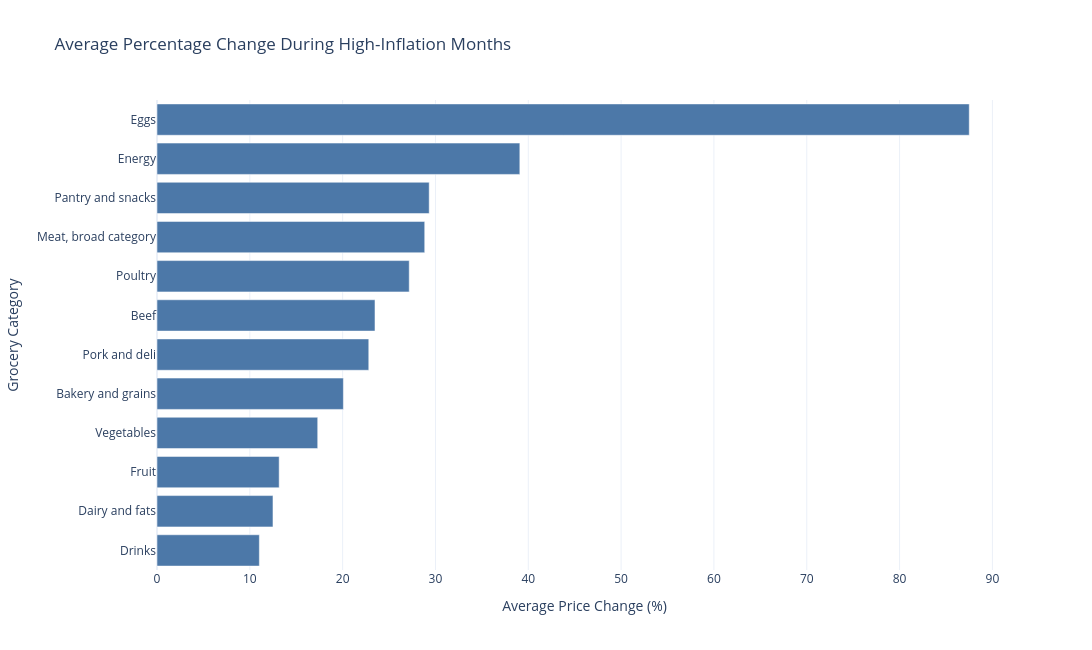
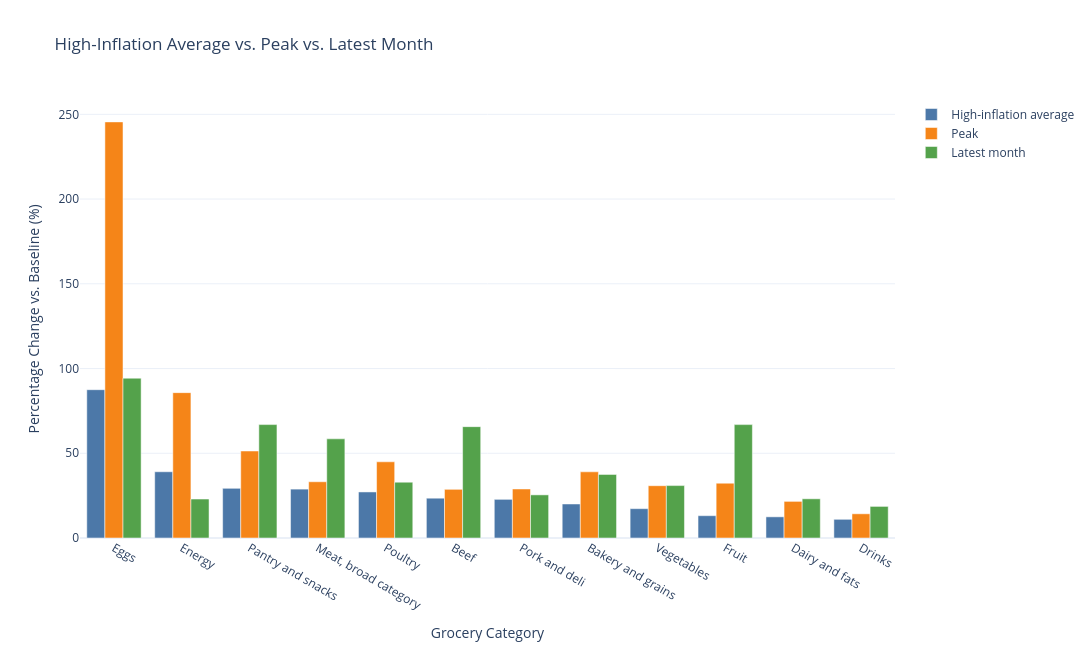
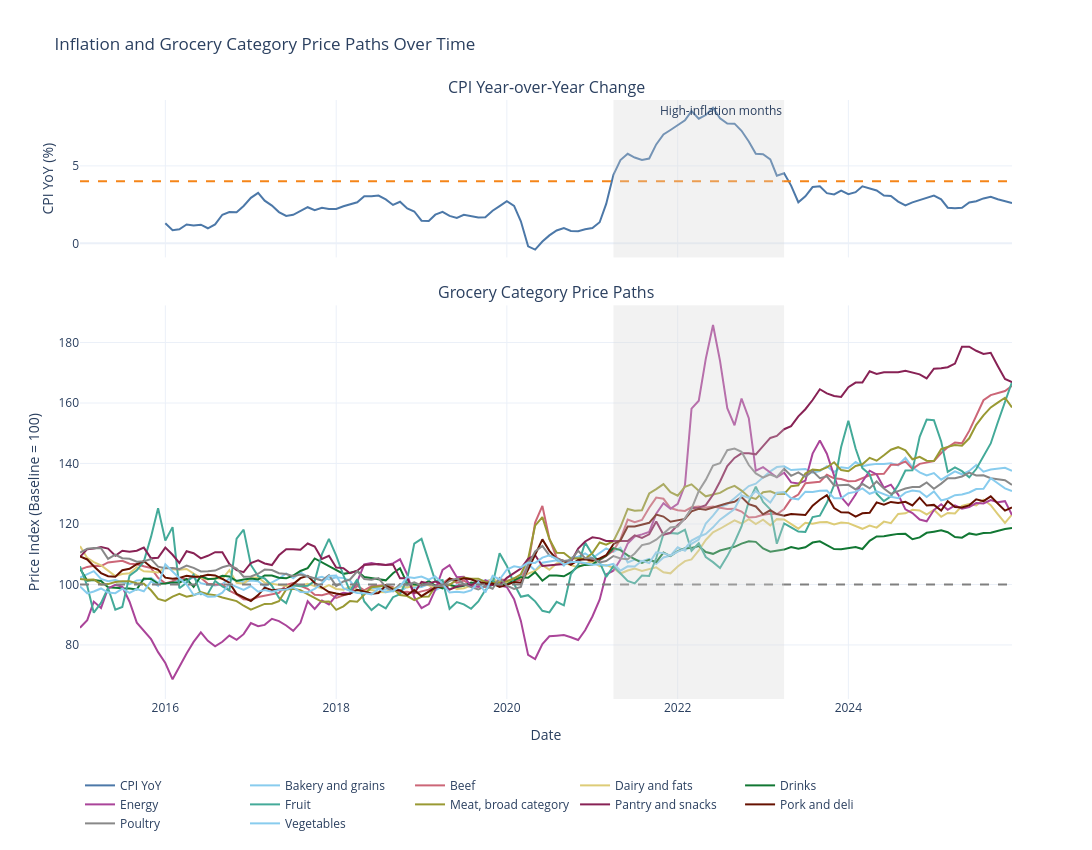

The code cell stored with these charts, in order, in its notebook:
### Markdown cell above
### Question 2: Which grocery categories were most affected during periods of high inflation?

### Code cell
item_to_cat = (df_groceries[["item", "category"]]
               .drop_duplicates()
               .set_index("item")["category"]
               .reindex(df_groceries__items.columns))

basket = df_groceries__items.T.groupby(item_to_cat).sum().T
n_items = item_to_cat.value_counts()

# 2. High-inflation months (same CPI flag as before) -- 
# 4% given the inflation rates have been generally steady at 2-3% historically / allows us to see impact of COVID

THRESHOLD = 4.0
cpi_yoy = df_index["Consumer_Price_Index"].pct_change(12) * 100
high_months = cpi_yoy[cpi_yoy >= THRESHOLD].index

print(cpi_yoy)

# 3. Baseline period
# justification for 2019: it is the most recent year before COVID-19 that we believe is most appropriate for baseline
# also shows the impact of COVID-19

BASE_START, BASE_END = "2019-01-01", "2019-12-01"
baseline = basket.loc[BASE_START:BASE_END].mean()

# 4. Compare against baseline: high-inflation average, peak, and latest month
high_avg = basket.loc[high_months].mean()
peak     = basket.loc[high_months].max()
latest   = basket.iloc[-1]

results = pd.DataFrame({
    "n_items": n_items,
    "baseline": baseline,
    "usd_change_high": high_avg - baseline,
    "pct_change_high": (high_avg / baseline - 1) * 100,
    "usd_change_peak": peak - baseline,
    "pct_change_peak": (peak / baseline - 1) * 100,
    "usd_change_latest": latest - baseline,
    "pct_change_latest": (latest / baseline - 1) * 100,
})

# Dollar change per item, since categories have different numbers of items
results["usd_change_high_per_item"] = results["usd_change_high"] / results["n_items"]

print(results.sort_values("pct_change_high", ascending=False).round(2))
print(results.sort_values("pct_change_peak", ascending = False))
print(peak)


# ______________________________________________________________________________

# Visualization
import matplotlib.pyplot as plt

# Chart 1: Which categories rose the most during high inflation?
order = results.sort_values(
    "pct_change_high",
    ascending=True
)

fig = go.Figure()

fig.add_trace(
    go.Bar(
        x=order["pct_change_high"],
        y=order.index,
        orientation="h",
        marker_color="#4C78A8",
        hovertemplate=(
            "Category: %{y}<br>"
            "Change: %{x:.2f}%"
            "<extra></extra>"
        )
    )
)

fig.update_layout(
    title="Average Percentage Change During High-Inflation Months",
    xaxis_title="Average Price Change (%)",
    yaxis_title="Grocery Category",
    template="plotly_white",
    width=1200,
    height=650,
    hovermode="closest"
)

fig.show()

# Chart 2: High-inflation average vs. peak vs. latest month
# high-inflation average -- take the months of high inflation CPI and average the costs
cmp = (
    results
    .sort_values("pct_change_high", ascending=False)
    [["pct_change_high", "pct_change_peak", "pct_change_latest"]]
)

cmp.columns = [
    "High-inflation average",
    "Peak",
    "Latest month"
]

fig = go.Figure()

comparison_colors = [
    "#4C78A8",
    "#F58518",
    "#54A24B"
]

for column, color in zip(cmp.columns, comparison_colors):
    fig.add_trace(
        go.Bar(
            x=cmp.index,
            y=cmp[column],
            name=column,
            marker_color=color,
            hovertemplate=(
                f"Category: %{{x}}<br>"
                f"{column}: %{{y:.2f}}%"
                "<extra></extra>"
            )
        )
    )

fig.update_layout(
    title="High-Inflation Average vs. Peak vs. Latest Month",
    xaxis_title="Grocery Category",
    yaxis_title="Percentage Change vs. Baseline (%)",
    template="plotly_white",
    width=1200,
    height=650,
    barmode="group",
    hovermode="closest"
)

fig.show()

# Chart 3: Price paths over time (baseline = 100) with CPI inflation above
basket_idx = (
    basket / basket.loc[BASE_START:BASE_END].mean()
) * 100

outliers = ["Eggs"]

fig = make_subplots(
    rows=2,
    cols=1,
    shared_xaxes=True,
    vertical_spacing=0.08,
    row_heights=[1, 2.5],
    subplot_titles=[
        "CPI Year-over-Year Change",
        "Grocery Category Price Paths"
    ]
)

fig.add_trace(
    go.Scatter(
        x=cpi_yoy.index,
        y=cpi_yoy,
        mode="lines",
        name="CPI YoY",
        line=dict(color="#4C78A8", width=2),
        hovertemplate=(
            "Date: %{x|%b %Y}<br>"
            "CPI YoY: %{y:.2f}%"
            "<extra></extra>"
        )
    ),
    row=1,
    col=1
)

fig.add_hline(
    y=THRESHOLD,
    line_color="#F58518",
    line_dash="dash",
    row=1,
    col=1
)

for column in basket_idx.columns:
    if column not in outliers:
        fig.add_trace(
            go.Scatter(
                x=basket_idx.index,
                y=basket_idx[column],
                mode="lines",
                name=column,
                line=dict(
                    color=category_colors.get(column, "#4C78A8")
                ),
                hovertemplate=(
                    f"Category: {column}<br>"
                    "Date: %{x|%b %Y}<br>"
                    "Index: %{y:.2f}"
                    "<extra></extra>"
                )
            ),
            row=2,
            col=1
        )

fig.add_hline(
    y=100,
    line_color="gray",
    line_dash="dash",
    row=2,
    col=1
)

fig.add_vrect(
    x0=high_months.min(),
    x1=high_months.max(),
    fillcolor="lightgray",
    opacity=0.30,
    line_width=0,
    annotation_text="High-inflation months",
    row=1,
    col=1
)

fig.add_vrect(
    x0=high_months.min(),
    x1=high_months.max(),
    fillcolor="lightgray",
    opacity=0.30,
    line_width=0,
    row=2,
    col=1
)

fig.update_layout(
    title="Inflation and Grocery Category Price Paths Over Time",
    width=1200,
    height=850,
    template="plotly_white",
    hovermode="closest",
    legend=dict(
        orientation="h",
        y=-0.12,
        x=0
    ),
    margin=dict(b=130)
)

fig.update_yaxes(
    title_text="CPI YoY (%)",
    row=1,
    col=1
)

fig.update_yaxes(
    title_text="Price Index (Baseline = 100)",
    row=2,
    col=1
)

fig.update_xaxes(
    title_text="Date",
    row=2,
    col=1
)

fig.show()

### Figure 1 — Plotly figure (JSON) as saved in the notebook; plotly's stock layout.template omitted (floating-point values rounded to 4 significant figures)
{"data": [{"hovertemplate": "Category: %{y}<br>Change: %{x:.2f}%<extra></extra>", "marker": {"color": "#4C78A8"}, "orientation": "h", "type": "bar", "x": [11.03, 12.49, 13.16, 17.31, 20.08, 22.81, 23.49, 27.17, 28.84, 29.32, 39.09, 87.51], "y": ["Drinks", "Dairy and fats", "Fruit", "Vegetables", "Bakery and grains", "Pork and deli", "Beef", "Poultry", "Meat, broad category", "Pantry and snacks", "Energy", "Eggs"]}], "layout": {"height": 650, "hovermode": "closest", "title": {"text": "Average Percentage Change During High-Inflation Months"}, "width": 1200, "xaxis": {"title": {"text": "Average Price Change (%)"}}, "yaxis": {"title": {"text": "Grocery Category"}}}}

### Figure 2 — Plotly figure (JSON) as saved in the notebook; plotly's stock layout.template omitted (floating-point values rounded to 4 significant figures)
{"data": [{"hovertemplate": "Category: %{x}<br>High-inflation average: %{y:.2f}%<extra></extra>", "marker": {"color": "#4C78A8"}, "name": "High-inflation average", "type": "bar", "x": ["Eggs", "Energy", "Pantry and snacks", "Meat, broad category", "Poultry", "Beef", "Pork and deli", "Bakery and grains", "Vegetables", "Fruit", "Dairy and fats", "Drinks"], "y": [87.51, 39.09, 29.32, 28.84, 27.17, 23.49, 22.81, 20.08, 17.31, 13.16, 12.49, 11.03]}, {"hovertemplate": "Category: %{x}<br>Peak: %{y:.2f}%<extra></extra>", "marker": {"color": "#F58518"}, "name": "Peak", "type": "bar", "x": ["Eggs", "Energy", "Pantry and snacks", "Meat, broad category", "Poultry", "Beef", "Pork and deli", "Bakery and grains", "Vegetables", "Fruit", "Dairy and fats", "Drinks"], "y": [245.5, 85.77, 51.33, 33.19, 44.96, 28.73, 28.93, 39.05, 30.86, 32.35, 21.62, 14.28]}, {"hovertemplate": "Category: %{x}<br>Latest month: %{y:.2f}%<extra></extra>", "marker": {"color": "#54A24B"}, "name": "Latest month", "type": "bar", "x": ["Eggs", "Energy", "Pantry and snacks", "Meat, broad category", "Poultry", "Beef", "Pork and deli", "Bakery and grains", "Vegetables", "Fruit", "Dairy and fats", "Drinks"], "y": [94.29, 23.0, 66.93, 58.51, 32.94, 65.7, 25.45, 37.53, 30.92, 66.91, 23.13, 18.65]}], "layout": {"barmode": "group", "height": 650, "hovermode": "closest", "title": {"text": "High-Inflation Average vs. Peak vs. Latest Month"}, "width": 1200, "xaxis": {"title": {"text": "Grocery Category"}}, "yaxis": {"title": {"text": "Percentage Change vs. Baseline (%)"}}}}

### Figure 3 — Plotly figure (JSON) as saved in the notebook; plotly's stock layout.template omitted (floating-point values rounded to 4 significant figures; data arrays with more than 128 entries replaced by an {"elided": "..."} marker saying what was removed)
{"data": [{"hovertemplate": "Date: %{x|%b %Y}<br>CPI YoY: %{y:.2f}%<extra></extra>", "line": {"color": "#4C78A8", "width": 2}, "mode": "lines", "name": "CPI YoY", "type": "scatter", "x": {"elided": "132 str values"}, "xaxis": "x", "y": {"elided": "132 float values"}, "yaxis": "y"}, {"hovertemplate": "Category: Bakery and grains<br>Date: %{x|%b %Y}<br>Index: %{y:.2f}<extra></extra>", "line": {"color": "rgb(136, 204, 238)"}, "mode": "lines", "name": "Bakery and grains", "type": "scatter", "x": {"elided": "132 str values"}, "xaxis": "x2", "y": {"elided": "132 float values"}, "yaxis": "y2"}, {"hovertemplate": "Category: Beef<br>Date: %{x|%b %Y}<br>Index: %{y:.2f}<extra></extra>", "line": {"color": "rgb(204, 102, 119)"}, "mode": "lines", "name": "Beef", "type": "scatter", "x": {"elided": "132 str values"}, "xaxis": "x2", "y": {"elided": "132 float values"}, "yaxis": "y2"}, {"hovertemplate": "Category: Dairy and fats<br>Date: %{x|%b %Y}<br>Index: %{y:.2f}<extra></extra>", "line": {"color": "rgb(221, 204, 119)"}, "mode": "lines", "name": "Dairy and fats", "type": "scatter", "x": {"elided": "132 str values"}, "xaxis": "x2", "y": {"elided": "132 float values"}, "yaxis": "y2"}, {"hovertemplate": "Category: Drinks<br>Date: %{x|%b %Y}<br>Index: %{y:.2f}<extra></extra>", "line": {"color": "rgb(17, 119, 51)"}, "mode": "lines", "name": "Drinks", "type": "scatter", "x": {"elided": "132 str values"}, "xaxis": "x2", "y": {"elided": "132 float values"}, "yaxis": "y2"}, {"hovertemplate": "Category: Energy<br>Date: %{x|%b %Y}<br>Index: %{y:.2f}<extra></extra>", "line": {"color": "rgb(170, 68, 153)"}, "mode": "lines", "name": "Energy", "type": "scatter", "x": {"elided": "132 str values"}, "xaxis": "x2", "y": {"elided": "132 float values"}, "yaxis": "y2"}, {"hovertemplate": "Category: Fruit<br>Date: %{x|%b %Y}<br>Index: %{y:.2f}<extra></extra>", "line": {"color": "rgb(68, 170, 153)"}, "mode": "lines", "name": "Fruit", "type": "scatter", "x": {"elided": "132 str values"}, "xaxis": "x2", "y": {"elided": "132 float values"}, "yaxis": "y2"}, {"hovertemplate": "Category: Meat, broad category<br>Date: %{x|%b %Y}<br>Index: %{y:.2f}<extra></extra>", "line": {"color": "rgb(153, 153, 51)"}, "mode": "lines", "name": "Meat, broad category", "type": "scatter", "x": {"elided": "132 str values"}, "xaxis": "x2", "y": {"elided": "132 float values"}, "yaxis": "y2"}, {"hovertemplate": "Category: Pantry and snacks<br>Date: %{x|%b %Y}<br>Index: %{y:.2f}<extra></extra>", "line": {"color": "rgb(136, 34, 85)"}, "mode": "lines", "name": "Pantry and snacks", "type": "scatter", "x": {"elided": "132 str values"}, "xaxis": "x2", "y": {"elided": "132 float values"}, "yaxis": "y2"}, {"hovertemplate": "Category: Pork and deli<br>Date: %{x|%b %Y}<br>Index: %{y:.2f}<extra></extra>", "line": {"color": "rgb(102, 17, 0)"}, "mode": "lines", "name": "Pork and deli", "type": "scatter", "x": {"elided": "132 str values"}, "xaxis": "x2", "y": {"elided": "132 float values"}, "yaxis": "y2"}, {"hovertemplate": "Category: Poultry<br>Date: %{x|%b %Y}<br>Index: %{y:.2f}<extra></extra>", "line": {"color": "rgb(136, 136, 136)"}, "mode": "lines", "name": "Poultry", "type": "scatter", "x": {"elided": "132 str values"}, "xaxis": "x2", "y": {"elided": "132 float values"}, "yaxis": "y2"}, {"hovertemplate": "Category: Vegetables<br>Date: %{x|%b %Y}<br>Index: %{y:.2f}<extra></extra>", "line": {"color": "rgb(136, 204, 238)"}, "mode": "lines", "name": "Vegetables", "type": "scatter", "x": {"elided": "132 str values"}, "xaxis": "x2", "y": {"elided": "132 float values"}, "yaxis": "y2"}], "layout": {"annotations": [{"font": {"size": 16}, "showarrow": false, "text": "CPI Year-over-Year Change", "x": 0.5, "xanchor": "center", "xref": "paper", "y": 1, "yanchor": "bottom", "yref": "paper"}, {"font": {"size": 16}, "showarrow": false, "text": "Grocery Category Price Paths", "x": 0.5, "xanchor": "center", "xref": "paper", "y": 0.6571, "yanchor": "bottom", "yref": "paper"}, {"showarrow": false, "text": "High-inflation months", "x": "2023-04-01T00:00:00", "xanchor": "right", "xref": "x", "y": 1, "yanchor": "top", "yref": "y domain"}], "height": 850, "hovermode": "closest", "legend": {"orientation": "h", "x": 0, "y": -0.12}, "margin": {"b": 130}, "shapes": [{"line": {"color": "#F58518", "dash": "dash"}, "type": "line", "x0": 0, "x1": 1, "xref": "x domain", "y0": 4, "y1": 4, "yref": "y"}, {"line": {"color": "gray", "dash": "dash"}, "type": "line", "x0": 0, "x1": 1, "xref": "x2 domain", "y0": 100, "y1": 100, "yref": "y2"}, {"fillcolor": "lightgray", "line": {"width": 0}, "opacity": 0.3, "type": "rect", "x0": "2021-04-01T00:00:00", "x1": "2023-04-01T00:00:00", "xref": "x", "y0": 0, "y1": 1, "yref": "y domain"}, {"fillcolor": "lightgray", "line": {"width": 0}, "opacity": 0.3, "type": "rect", "x0": "2021-04-01T00:00:00", "x1": "2023-04-01T00:00:00", "xref": "x2", "y0": 0, "y1": 1, "yref": "y2 domain"}], "title": {"text": "Inflation and Grocery Category Price Paths Over Time"}, "width": 1200, "xaxis": {"anchor": "y", "domain": [0, 1], "matches": "x2", "showticklabels": false}, "xaxis2": {"anchor": "y2", "domain": [0, 1], "title": {"text": "Date"}}, "yaxis": {"anchor": "x", "domain": [0.7371, 1], "title": {"text": "CPI YoY (%)"}}, "yaxis2": {"anchor": "x2", "domain": [0, 0.6571], "title": {"text": "Price Index (Baseline = 100)"}}}}
